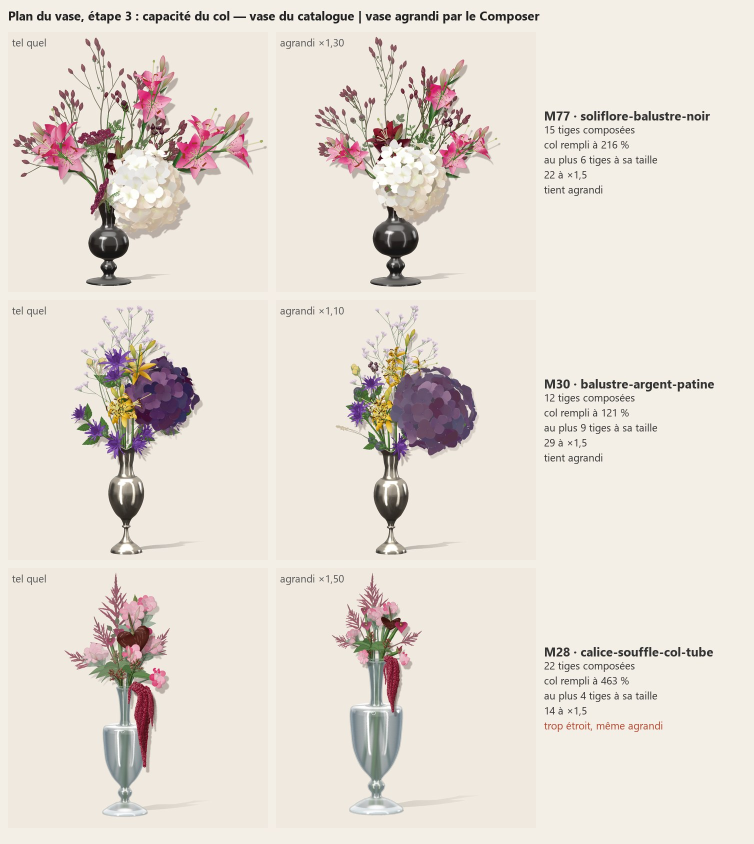
#> input picture vases5/plan-vase/planche-etape3.jpg, 1508 x 1688 px, given in place of ref.jpg, which was not available (shown at 1/2 size)
$ python trace.py ../plan-vase/planche-etape3.jpg
#> lines starting #> are read from the running program, lines starting #| are printed output that depends on the picture; after the words box and inside, x2 and y2 are one past the last pixel; in counts of white or black regions, pixels touching at a corner belong together; pictures that were not available may be replaced by others from this repository, and a replacement may not be noted
# Traces the folds of the reference (step 3 of the standard): the dark lines (glass seen edge-on, thick, at the edges of
# the voiles and in the valleys of the ribs) and the light lines (threads of light along the rims, crests of the ribs),
# followed by computation (difference of two blurs, skeleton, walk along it), smoothed, each with its measured width and
# strength. Writes traces.json: numbers only (photo pixels), the photograph itself stays in out/.
#   python trace.py [key=value ...]
import sys, json
import numpy as np, cv2
from skimage.morphology import skeletonize

OPT = dict(a.split('=', 1) for a in sys.argv[1:] if '=' in a)
F = lambda k, d: float(OPT.get(k, d))
im = cv2.imread('out/ref.jpg')
#> im is the input picture: shape (1688, 1508, 3); mean B, G, R 212.5, 221, 228.7
M = cv2.imread('out/vase_mask.png', 0) > 127
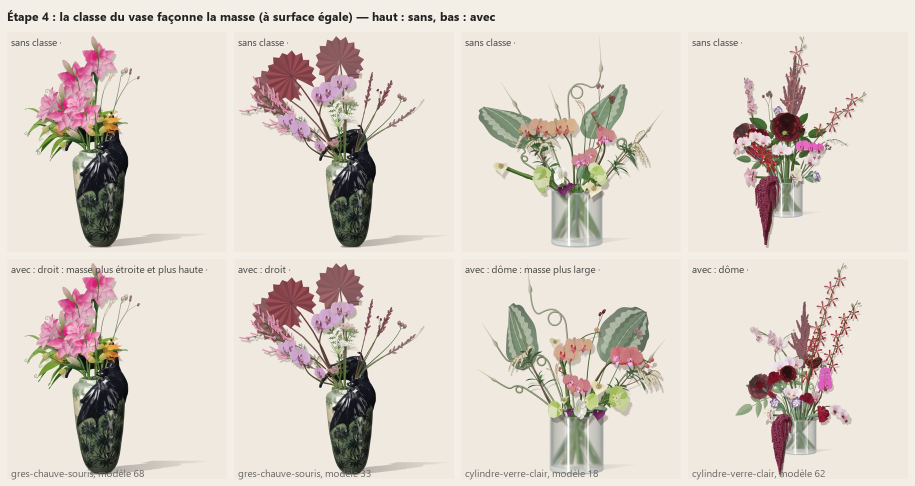
#> input picture vases5/plan-vase/planche-etape4.jpg, 1830 x 972 px, given in place of vase_mask.png, which was not available (shown at 1/2 size)
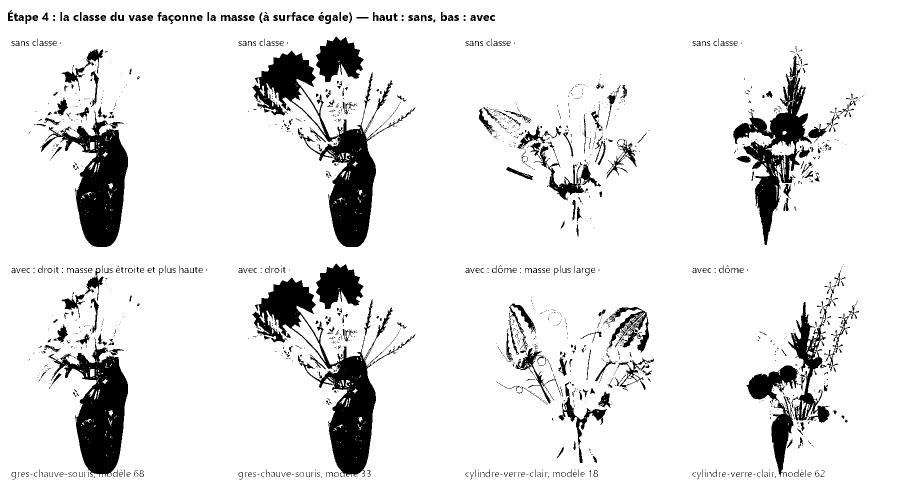
#> M: shape (972, 1830) bool (shown at 1/2 size); 90% white; 1647 black regions (1241 under 20 px), largest, box (x1, y1, x2, y2) and area: (505, 555, 831, 954) 27112, (505, 101, 831, 494) 26988, (97, 675, 256, 954) 19220
S = cv2.imread('out/stems_mask.png', 0) > 127
g = cv2.cvtColor(im, cv2.COLOR_BGR2GRAY).astype(np.float32)
imb = cv2.GaussianBlur(im.astype(np.float32), (0, 0), .7)
UP = 2                                   # traced at twice the photograph's resolution (sub-pixel)
G = cv2.resize(g, None, fx=UP, fy=UP, interpolation=cv2.INTER_CUBIC)
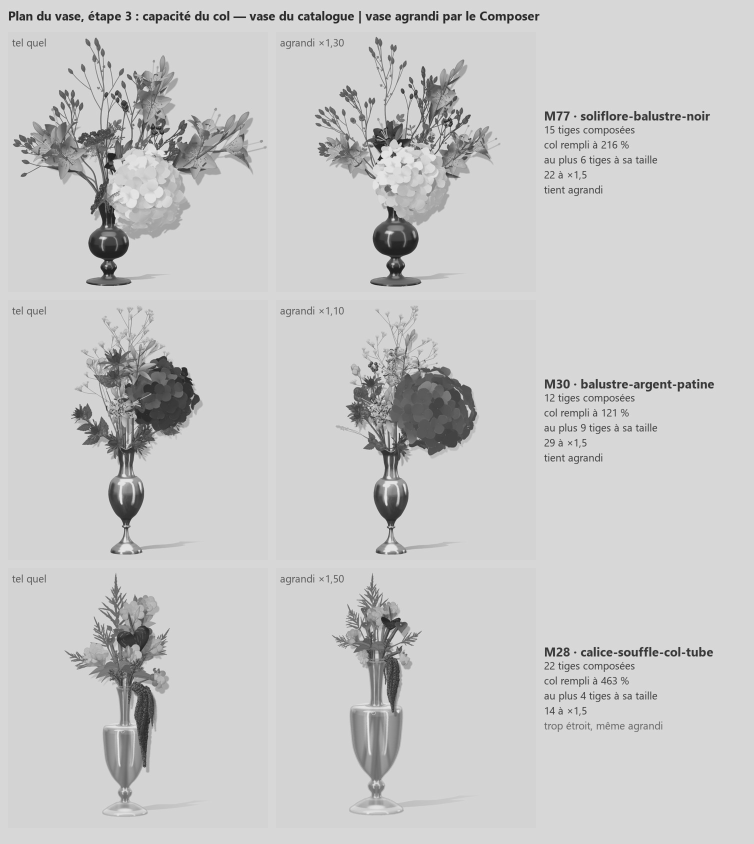
#> G: shape (3376, 3016) float32 (shown at 1/4 size); min -17.88, max 285.6, mean 222.3; drawn with min black and max white
Mu = cv2.resize(M.astype(np.uint8), None, fx=UP, fy=UP, interpolation=cv2.INTER_NEAREST) > 0
#> Mu: shape (1944, 3660) bool; 90% white; 1647 black regions (896 under 20 px), largest, box (x1, y1, x2, y2) and area: (1010, 1110, 1662, 1908) 108448, (1010, 202, 1662, 988) 107952, (194, 1350, 512, 1908) 76880
Su = cv2.resize(cv2.dilate(S.astype(np.uint8), np.ones((3, 3), np.uint8)), None, fx=UP, fy=UP, interpolation=cv2.INTER_NEAREST) > 0
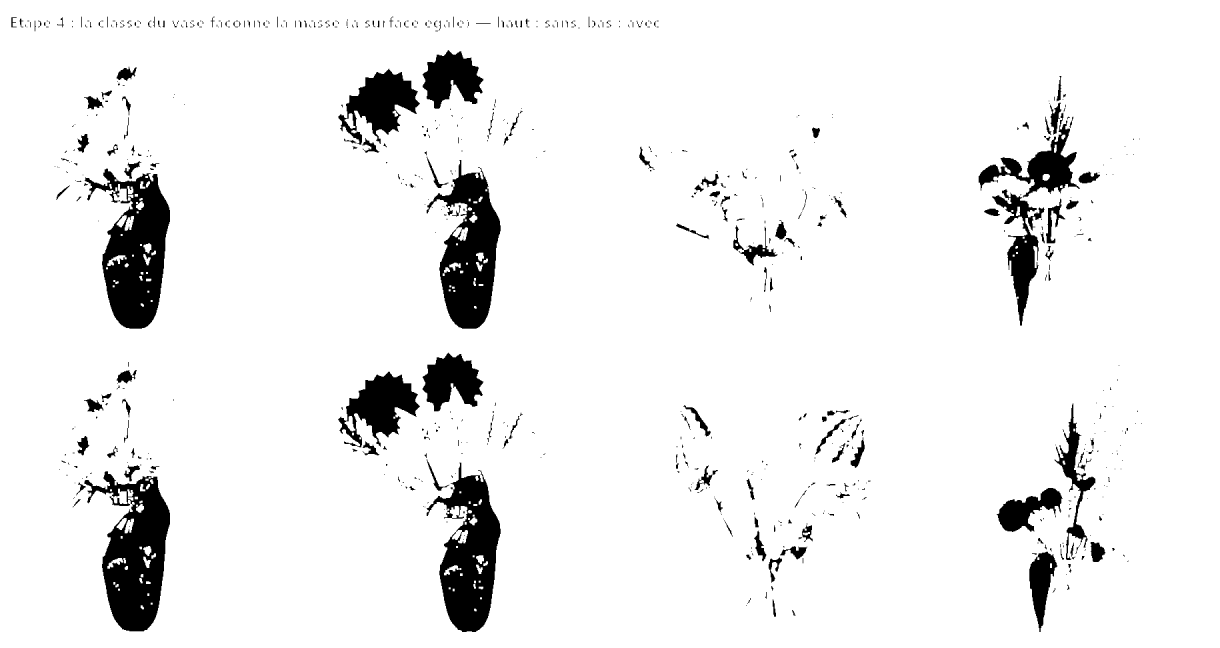
#> Su: shape (1944, 3660) bool (shown at 1/3 size); 93.3% white; 734 black regions (378 under 20 px), largest, box (x1, y1, x2, y2) and area: (252, 1414, 510, 1894) 64528, (254, 506, 510, 986) 64212, (1280, 1388, 1502, 1896) 57140
inner = cv2.erode(Mu.astype(np.uint8), np.ones((7, 7), np.uint8)) > 0     # the silhouette itself is drawn by the outline
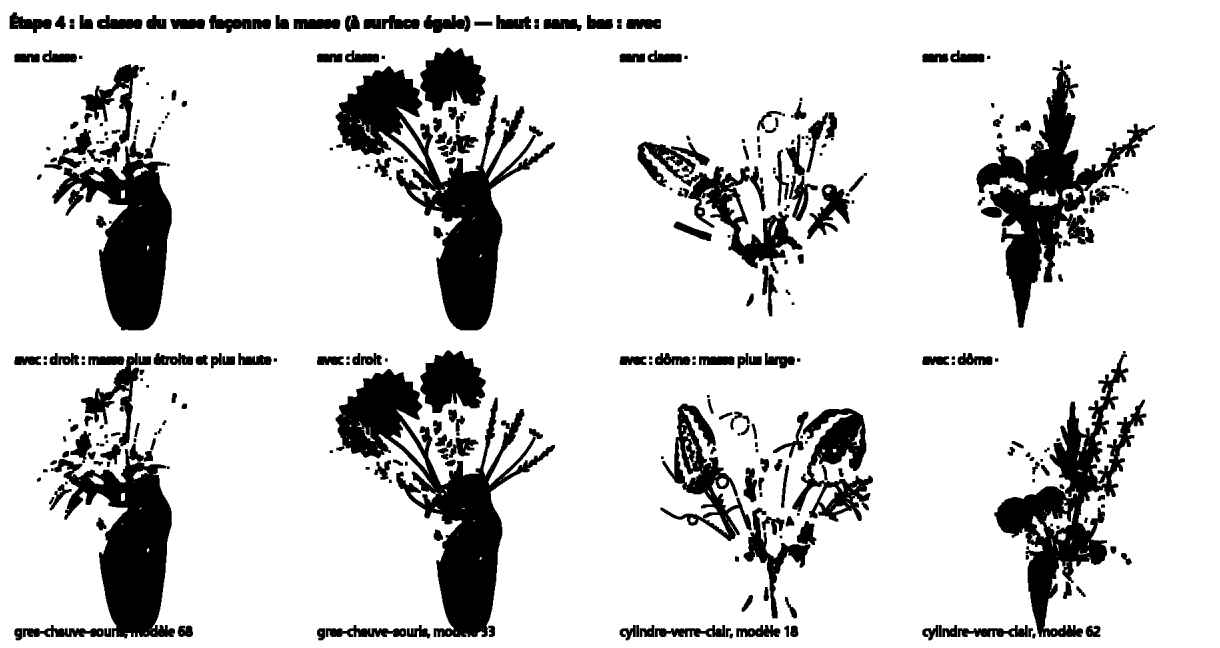
#> inner: shape (1944, 3660) bool (shown at 1/3 size); 83.8% white; 338 black regions, largest, box (x1, y1, x2, y2) and area: (1007, 1107, 1665, 1911) 145636, (1007, 199, 1665, 991) 143088, (2929, 181, 3465, 983) 106716
s1, s2 = F('s1', 1.2) * UP, F('s2', 3.5) * UP
dog = cv2.GaussianBlur(G, (0, 0), s1) - cv2.GaussianBlur(G, (0, 0), s2)
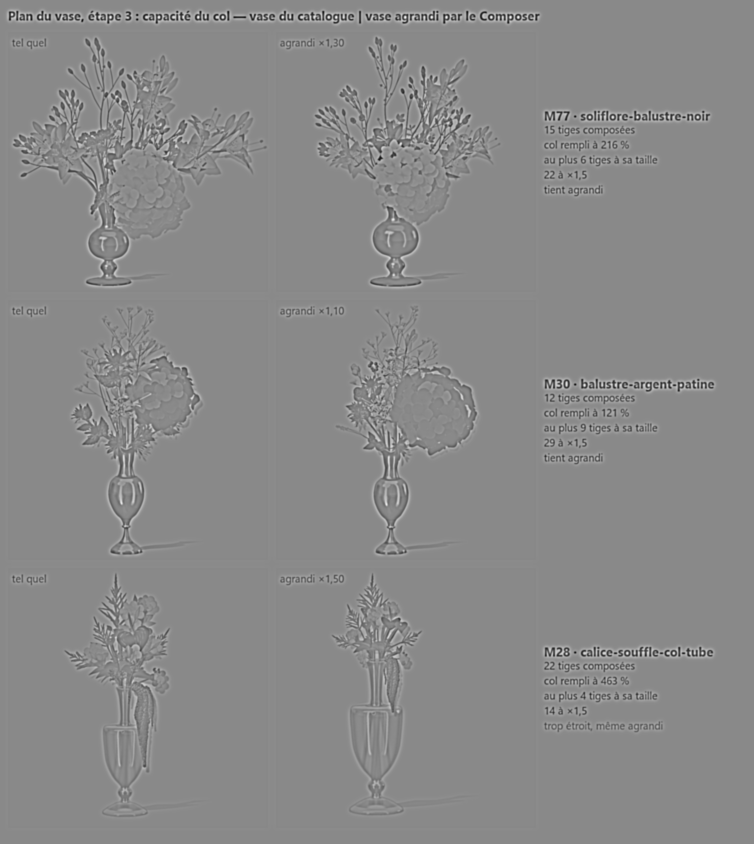
#> dog: shape (3376, 3016) float32 (shown at 1/4 size); min -122.4, max 104.1, mean 0; drawn with min black and max white
NB = [(-1, -1), (-1, 0), (-1, 1), (0, -1), (0, 1), (1, -1), (1, 0), (1, 1)]


def walk(sk):
    """polylines along a skeleton: from end points, then the loops left over; split at junctions"""
    pts = set(zip(*np.nonzero(sk)))
    deg = {p: sum((p[0] + a, p[1] + b) in pts for a, b in NB) for p in pts}
    seen = set(); lines = []
    starts = [p for p in pts if deg[p] == 1] + [p for p in pts if deg[p] > 2] + list(pts)
    for s0 in starts:
        if s0 in seen:
            continue
        for nb in [(s0[0] + a, s0[1] + b) for a, b in NB]:
            if nb not in pts or nb in seen:
                continue
            line = [s0, nb]; seen.add(s0); seen.add(nb); cur = nb
            while deg[cur] == 2:
                nxt = [(cur[0] + a, cur[1] + b) for a, b in NB if (cur[0] + a, cur[1] + b) in pts and (cur[0] + a, cur[1] + b) not in seen]
                if not nxt:
                    break
                cur = nxt[0]; seen.add(cur); line.append(cur)
            lines.append(line)
        seen.add(s0)
    return lines


def smooth_line(P, w=5):
    P = np.asarray(P, float)
    if len(P) < 2 * w + 1:
        return P
    k = np.ones(2 * w + 1) / (2 * w + 1)
    Q = np.stack([np.convolve(np.pad(P[:, i], w, mode='edge'), k, 'valid') for i in range(2)], -1)
    return Q


out = []
for sign, name in ((-1, 'dark'), (1, 'light')):
    v = sign * dog
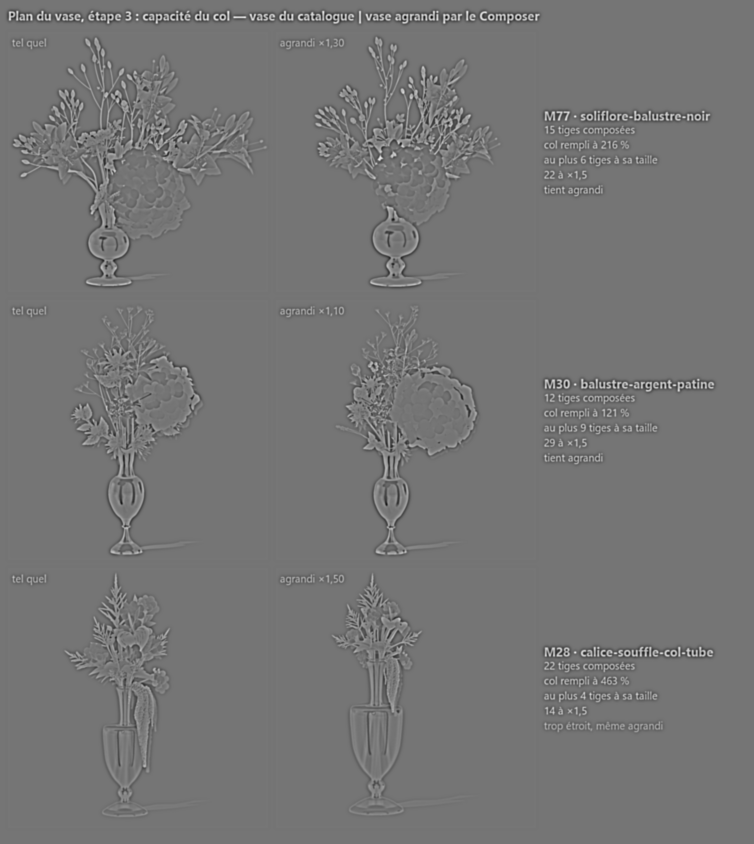
#> v: shape (3376, 3016) float32 (shown at 1/4 size); min -104.1, max 122.4, mean 0; drawn with min black and max white
    t = F('t_' + name, 4.0 if name == 'dark' else 3.5)
#> (the run stopped early here; a loop or call above may not have finished)
